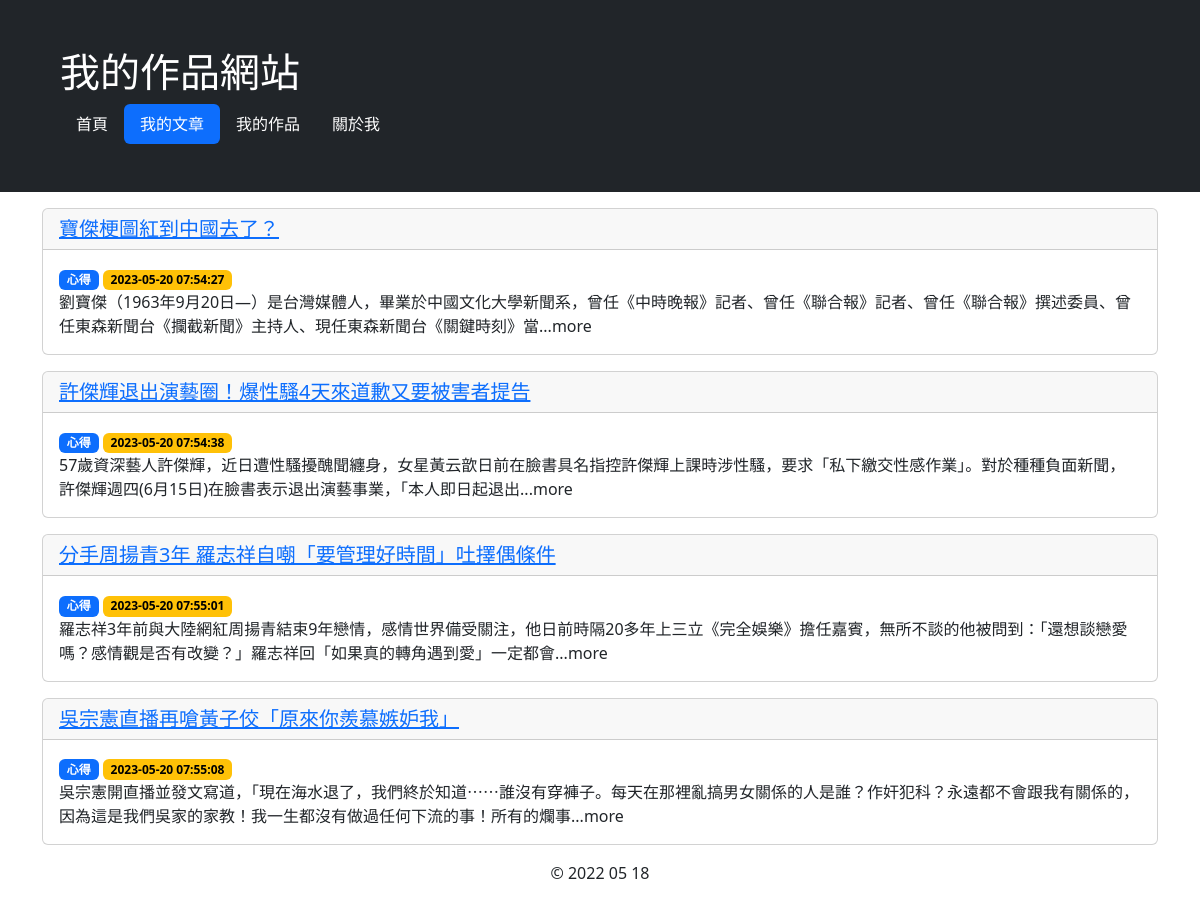
Screenshot of /article_list.php with the database file from the repository.
### tables this page shows
CREATE TABLE `article` (
  `id` int(11) NOT NULL COMMENT '文章if',
  `title` varchar(30) NOT NULL COMMENT '標題',
  `category` varchar(50) NOT NULL COMMENT '分類',
  `content` text NOT NULL COMMENT '內文',
  `publish` tinyint(1) NOT NULL COMMENT '是否發佈',
  `create_date` datetime NOT NULL COMMENT '建立日期',
  `modify_date` datetime DEFAULT NULL COMMENT '修改日期'
);

### php/functions.php (called while the page is built, shortened)
<?php
function get_publish_article(){
    $link = $GLOBALS['link'];
    $datas = array();
    $sql = "SELECT * FROM `article` WHERE `publish` = 1 ;" ;
    $result = mysqli_query($link, $sql);
    if( mysqli_num_rows($result) > 0 ) {
        while( $row = mysqli_fetch_assoc($result) ){
           $datas[] = $row;
        }
    }else{
        echo "0 result";
    }
    return $datas;
}
?>

### article_list.php (the view, shortened to what this page needs)
<?php
	require_once "./php/functions.php";
	$all_article = get_publish_article();
?>
<!DOCTYPE html>
<html>
<head>
	<link rel="stylesheet" type="text/css" href="./css/bootstrap.min.css">
	<link rel="stylesheet" type="text/css" href="./css/style.css">
</head>
<body>
<div class="p-5 bg-dark text-white mb-3 ">
	<div class="container">
	  <div class="row">
		<div class="col-xs-12">
			<h1 class="text-left">我的作品網站</h1>
			<ul class="nav nav-pills">
			  <li class="nav-item">
			    <a class="nav-link text-white " href="index.php">首頁</a>
			  </li>
			  <li class="nav-item">
			    <a class="nav-link text-white active" href="article_list.php">我的文章</a>
			  </li>
			  <li class="nav-item">
			    <a class="nav-link text-white" href="work_list.php">我的作品</a>
			  </li>
			  <li class="nav-item">
			    <a class="nav-link text-white" href="about.php">關於我</a>
			  </li>
			</ul>
	    </div>
	  </div>
	</div>
</div>
<div class="content">
	<div class="container">
	  <div class="row">
		<div class="col-xs-12">
			<?php if($all_article): ?>
					<?php foreach ($all_article as $row):?>
						<?php
							$str = strip_tags($row['content']);
							$str = mb_substr($str, 0,100);
						?>
						<div class="card mb-3">
						  <h5 class="card-header"><a href="article.php?p=<?php echo ($row['id']) ;?>"><?php echo ($row['title']) ;?></a></h5>
						  <div class="card-body">
							<span class="badge text-bg-primary">
								<?php echo ($row['category']) ;?>
							</span>
							<span class="badge text-bg-warning">
								<?php echo ($row['create_date']) ;?>
							</span>
						    <p class="card-text"><?php echo ($str).('...more') ;?></p>
						  </div>
						</div>
					<?php endforeach; ?>
			<?php else: ?>
					<h1>no data</h1>
			<?php endif; ?>
	    </div>
	  </div>
	</div>
</div>
<div class="footer">
	<div class="container">
	  <div class="row">
		<div class="col-xs-12">
			<p class="text-center" role="alert">
			 &copy; 2022 05 18
			</p>
	    </div>
	  </div>
	</div>
</div>
</body>
</html>

### css/style.css (style rules this page uses)
div.content { min-height: 300px; }

### rows the page displays
article: title "寶傑梗圖紅到中國去了？", category "心得", create_date "2023-05-20 07:54:27", content "劉寶傑（1963年9月20日—）是台灣媒體人，畢業於中國文化大學新聞系，曾任《中時晚報》記者、曾任《聯合報》記者、曾任《聯合報》撰述委員、曾任東森新聞台《攔截新聞》主持人、現任東森新聞台《關鍵時刻》當"
article: title "許傑輝退出演藝圈！爆性騷4天來道歉又要被害者提告", category "心得", create_date "2023-05-20 07:54:38", content "57歲資深藝人許傑輝，近日遭性騷擾醜聞纏身，女星黃云歆日前在臉書具名指控許傑輝上課時涉性騷，要求「私下繳交性感作業」。對於種種負面新聞，許傑輝週四(6月15日)在臉書表示退出演藝事業，「本人即日起退出"
article: title "分手周揚青3年 羅志祥自嘲「要管理好時間」吐擇偶條件", category "心得", create_date "2023-05-20 07:55:01", content "羅志祥3年前與大陸網紅周揚青結束9年戀情，感情世界備受關注，他日前時隔20多年上三立《完全娛樂》擔任嘉賓，無所不談的他被問到：「還想談戀愛嗎？感情觀是否有改變？」羅志祥回「如果真的轉角遇到愛」一定都會"
article: title "吳宗憲直播再嗆黃子佼「原來你羨慕嫉妒我」", category "心得", create_date "2023-05-20 07:55:08", content "吳宗憲開直播並發文寫道，「現在海水退了，我們終於知道⋯⋯誰沒有穿褲子。每天在那裡亂搞男女關係的人是誰？作奸犯科？永遠都不會跟我有關係的，因為這是我們吳家的家教！我一生都沒有做過任何下流的事！所有的爛事"
